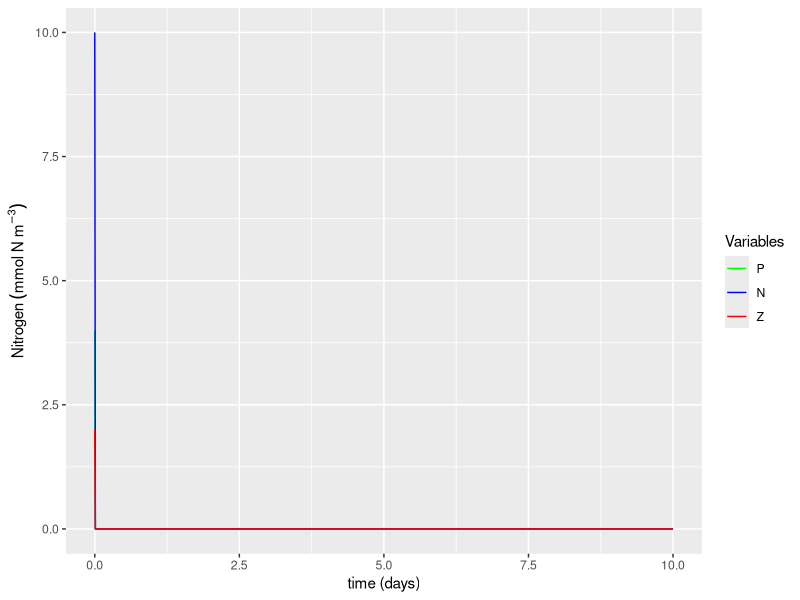

Recreate this plot in R.
library(ggplot2)

# Framework
days <- 10    # number of days of experiment run (units: days)
dt   <- 0.01  # time-step  (units: days)

# Initial conditions
Pinitial <- 4  # initial phytoplankton concentration (units: mmolN m^-3)
Ninitial <- 10 # initial nutrients concentration (units: mmolN m^-3)
Zinitial <- 2  # initial zooplankton concentration (units: mmolN m^-3)

# Chores (calculate number of steps, create time vector, create zero vectors, ...)
NoSTEPS <- as.integer(days / dt) # Calculates the number of steps by dividing days by dt and rounding down
time <- seq(from = 0, to = days, length = NoSTEPS) # Create time vector of equally spaced numbers from zero to "days"
P <- numeric(NoSTEPS)      # Make Phytoplankton "empty" vector by making a vector array of zeros (size: NoSTEPS rows by ONE column) (units: mmolN m^-3) 
N <- numeric(NoSTEPS)      # Make Nutrients "empty" vector (same process as above) (units: mmolN m^-3)
Z <- numeric(NoSTEPS)      # Make Zooplankton "empty" vector (same process as above) (units: mmolN m^-3)
L_N <- numeric(NoSTEPS)    # Make "Limitation of N on Phytoplankton" empty vector (same process as above) (units: dimensionless)
L_P <- numeric(NoSTEPS)    # Make "Limitation of P on Zooplankton" empty vector (same process as above) (units: dimensionless)

# Initializing with initial conditions -----------------------------------------
P[1] <- Pinitial # Initializing phytoplankton vector
N[1] <- Ninitial # Initializing nutrients vector
Z[1] <- Zinitial # Initializing zooplankton vector

# For cleanliness, let's pack everything into a data frame
output <- data.frame(t=time,
                     N=N,
                     P=P,
                     Z=Z)

# Plotting ---------------------------------------------------------------------
# Plot 1: Main variables
ggplot(data = output, aes(x=time)) +
  geom_line(aes(y = P, color="P")) +
  geom_line(aes(y = N, color="N")) +
  geom_line(aes(y = Z, color="Z")) +
  labs(x = "time (days)",
       y = expression(Nitrogen~(mmol~N~m^-3))) +
  scale_color_manual("Variables",
                     breaks = c("P", "N", "Z"),
                     labels = c("P", "N", "Z"),
                     values = c("green", "blue", "red"))